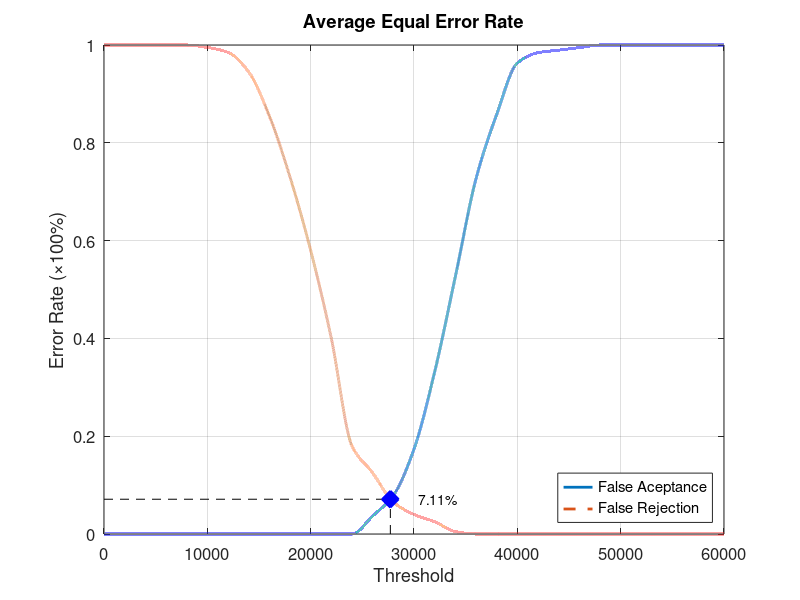
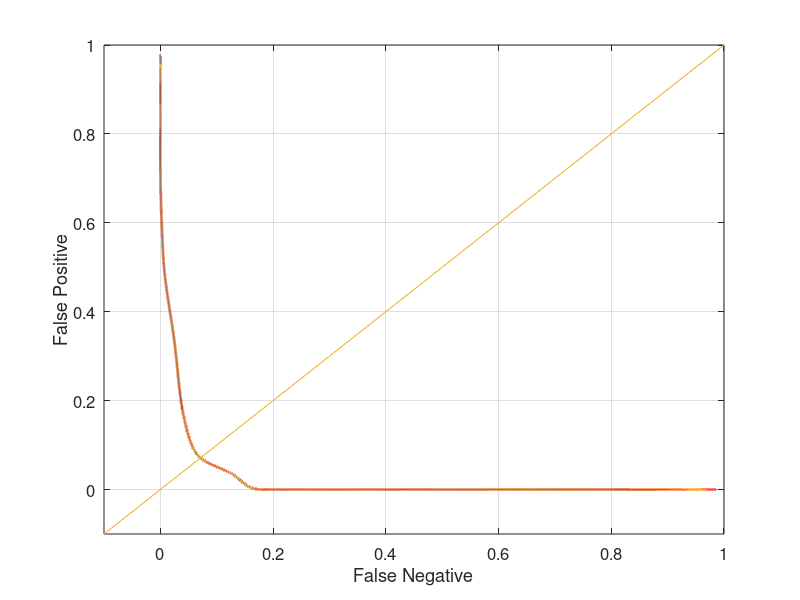

These charts were generated, in order, by the following MATLAB code:
function yEER = Database3_4
close all;
clear;
clc;
x = 0:2000:60000;
xq = 0:0.5:60000;

y0 = [0 0 0 0 0 0 0 0 0 0 0 0 0 0.0368421 0.0789474 0.173684 0.331579 0.526316 0.726316 0.857895 0.963158 0.984211 0.989474 0.994737 1 1 1 1 1 1 1];
yy0 = interp1(x, y0, xq, 'pchip');
y1 = [1 1 1 1 1 0.995 0.985 0.945 0.855 0.73 0.58 0.4 0.18 0.125 0.065 0.04 0.025 0.005 0 0 0 0 0 0 0 0 0 0 0 0 0];
yy1 = interp1(x, y1, xq, 'pchip');

% Calculating EER: 
y2 = abs(y0 - y1);
find(y2 == min(y2))
yy2 = abs(yy0 - yy1);
xEER = find(yy2 == min(yy2));
xEERIndex = xq(xEER) % X-axis EER
yEER = yy0(xEER) % Y-axis EER

main = figure
plot(xq, yy0,'-','LineWidth', 2);	hold on
plot(xq, yy1,'--','LineWidth', 2);	hold on
plot([xEERIndex xEERIndex], [0 yEER], 'k--');	hold on
plot([0 xEERIndex], [yEER yEER], 'k--');	hold on
plot(xEERIndex, yEER, 'bx', 'LineWidth', 10);	hold on
text(xEERIndex + 10 * xEERIndex / 100, yEER, [num2str(round((10000 * yEER)) / 100) '%'])
legend('False Aceptance', 'False Rejection', 'Location', 'SouthEast')
xlabel('Threshold')
ylabel('Error Rate (\times100%)')
title('Average Equal Error Rate')
set(gca, 'FontSize', 12)
axis([0 60000 0 1])
grid on

print(main, 'Database3_4Main', '-dpng');
FNRxFPR = figure('Color', [1 1 1]);
plot(yy1, yy0, '-', yy1, yy0, 'LineWidth', 2);
hold on
y = -0.1:0.1:1
plot(y, y); 
set(gca, 'FontSize', 12)
xlabel('False Negative')
ylabel('False Positive')
axis([-0.1 1 -0.1 1])
set(gca, 'FontSize', 12)
grid on

print(FNRxFPR, 'Database3_4FNRxFPR','-dpng');
end
